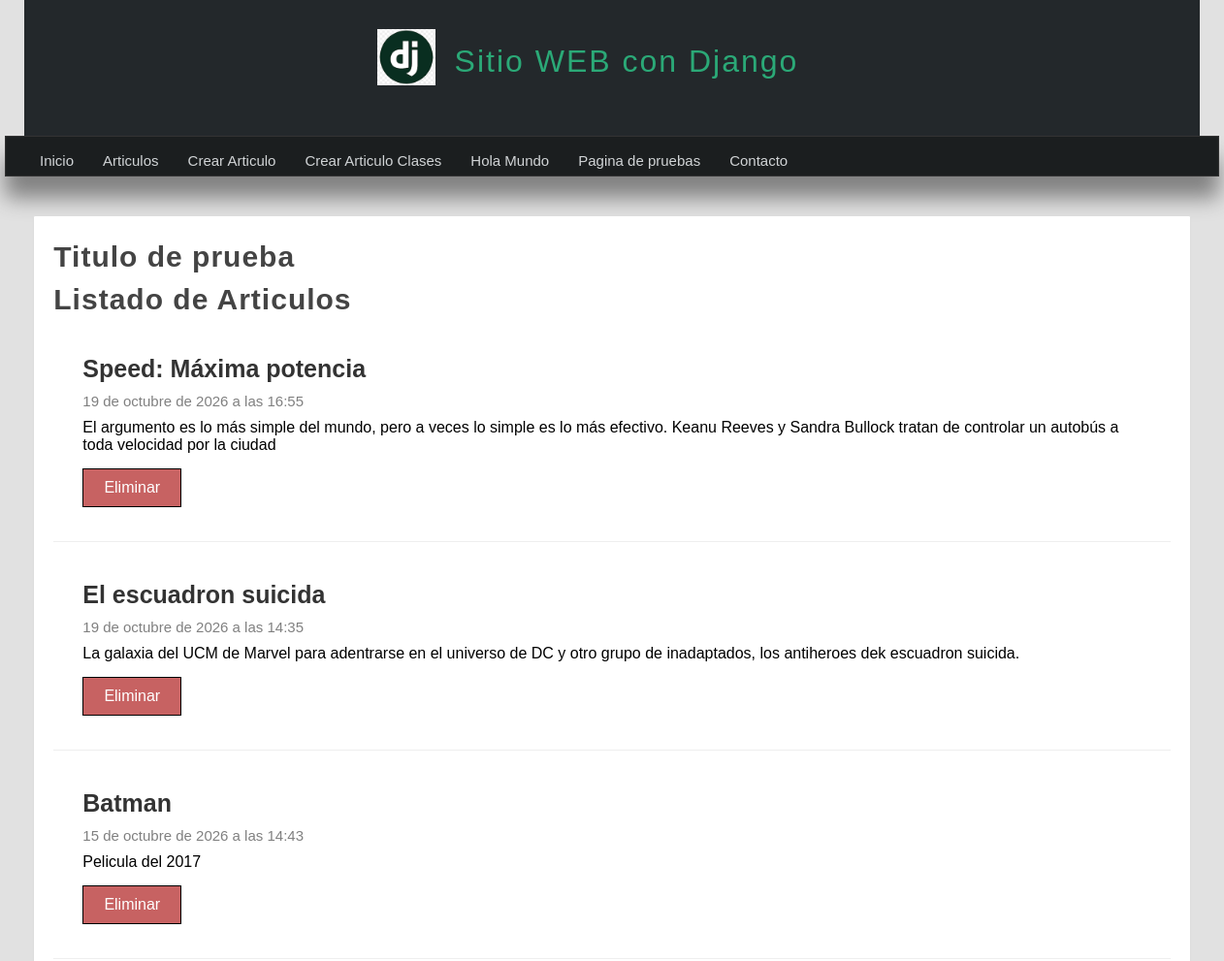
/articulos/ (upper part), run on an earlier commit of the app's database.
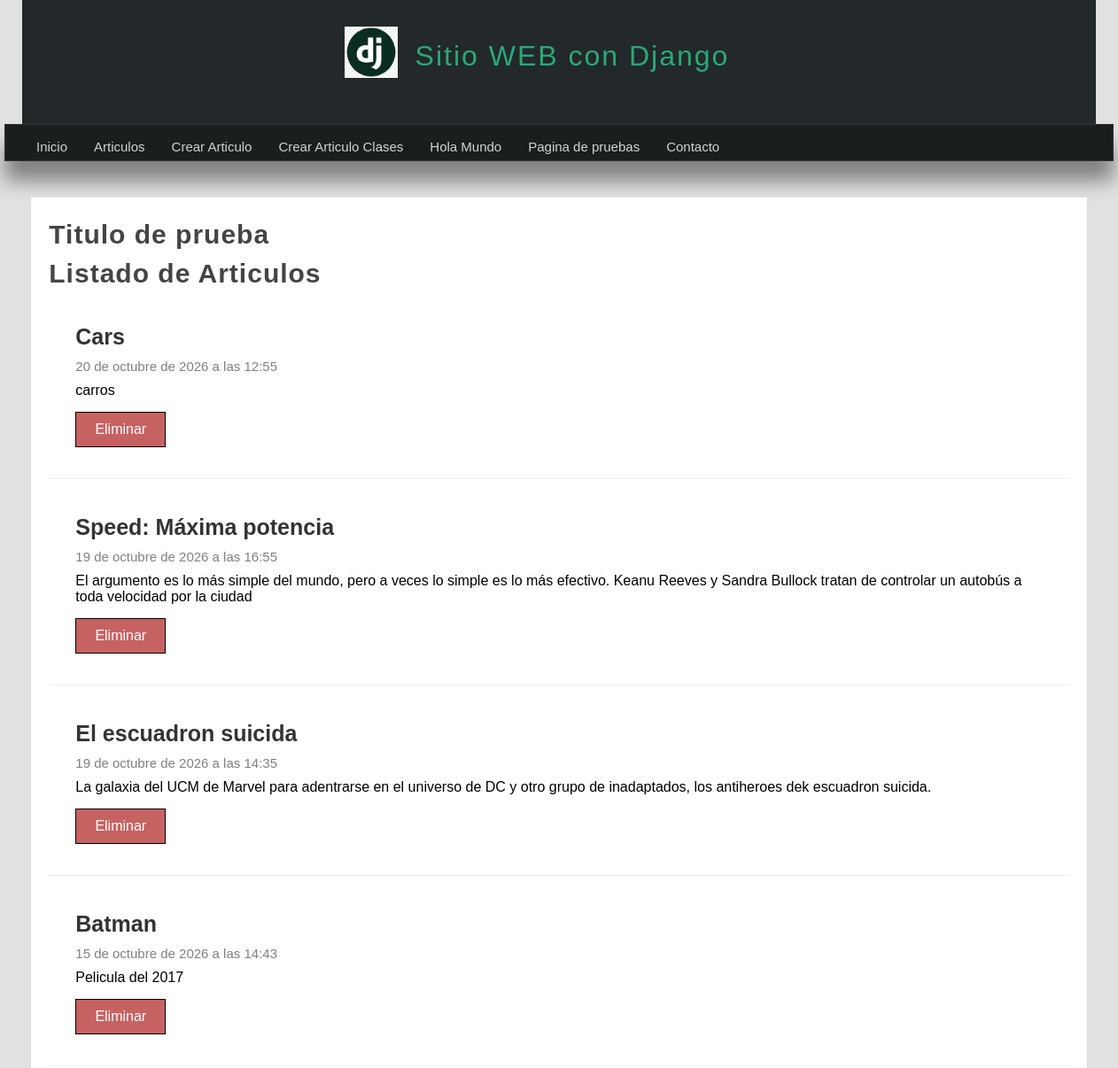
And on a later commit of the database.
### miapp/models.py (models this page shows, shortened)
class Article(models.Model):
    title = models.CharField(max_length=150, verbose_name="Titulo")
    content = models.TextField(verbose_name="Contenido")
    image = models.ImageField(default='null', verbose_name="Imagen", upload_to="articles")
    public = models.BooleanField(verbose_name="¿Publicado?")
    created_at = models.DateTimeField(auto_now_add=True, verbose_name="Creado")
    updated_at = models.DateTimeField(auto_now=True,verbose_name="Modificado")
    class Meta:
        verbose_name= "Articulo"
        verbose_name_plural = "Articulos"

### miapp/views.py (the view)
# urls.py: path('articulos/', views.articulos, name="articulos"),
def articulos(request): #Creacion de la vista articulos
    articulos = Article.objects.filter(public=True).order_by('-id') #En este caso no usamos el metodo get si no el metodo all()
    """
    articulos = Article.objects.all() # Trae todos los articulos de la base de datos

    #Consultas con condiciones filter para filtrar por un valor especifico
    articulos = Article.objects.filter(title__exact= "articulo") # Trae todos los articulos publicos de la base de datos

    articulos = Article.objects.filter(
                                title= "Articulo",
                                ).exclude(
                                    public=True
                                ) # Trae todos los articulos que contengan la palabra articulo en el titulo y que no sean publicos

    #Consultas con condiciones filter para filtrar por un valor especifico
    articulos = Article.objects.filter(title__contains = "Tiburon")

    #Realizar una consulta que muestre solo los que esten publicados y excluya bajo una condicion
    articulos = Article.onjects.filter (title = "Tiburon",).exclude(public = true)

    #Consulta ejecutando SQL
    articulos = Article.objects.raw("SELECT * FROM miapp_article WHERE title='Articulo' AND public=0") # Trae todos los articulos que contengan la palabra articulo en el titulo y que no sean publicos

    #Consulta utilizando el OR con ORM
    articulos = Article.objects.filter(
       Q(title__contains="Primer Articulo") | Q(title__contains="Batman")
    )
    """
    return render(request, 'articulos.html', { #pasamos el request y la template articulos.html y como tercer parametro
        'articulos': articulos  #Pasamos un diccionario con las variables que deseamos mostrar
    })

### miapp/templates/articulos.html (shortened to what this page needs)
{% extends 'layout.html' %}
{% block content %}
<h1 class="title">Listado de Articulos</h1>
        {% for articulo in articulos %}
            <article class="article-item">
                <div class="data">
                    <h2>{{articulo.title}}</h2>
                    <span class="date">{{articulo.created_at}}</span>
                    <p>
                        {{articulo.content}}
                        <a href="{% url 'borrar_articulo' id=articulo.id %}" class="btn btn-delete">Eliminar</a>
                    </p>
                </div>
            </article>
        {% endfor %}
{% endblock %}

What changed in the data, as far as the page shows it:
added Article: title "Cars", created_at "20 de octubre de 2026 a las 12:55", content "carros"
